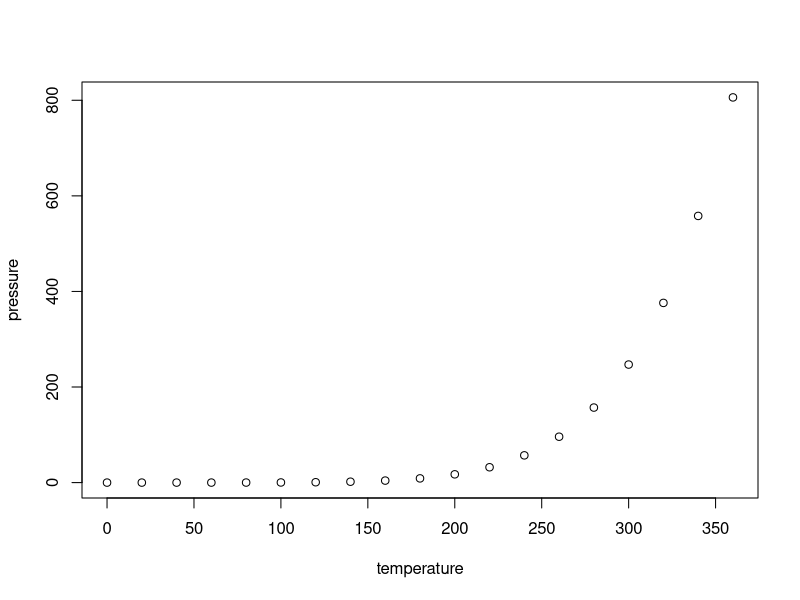
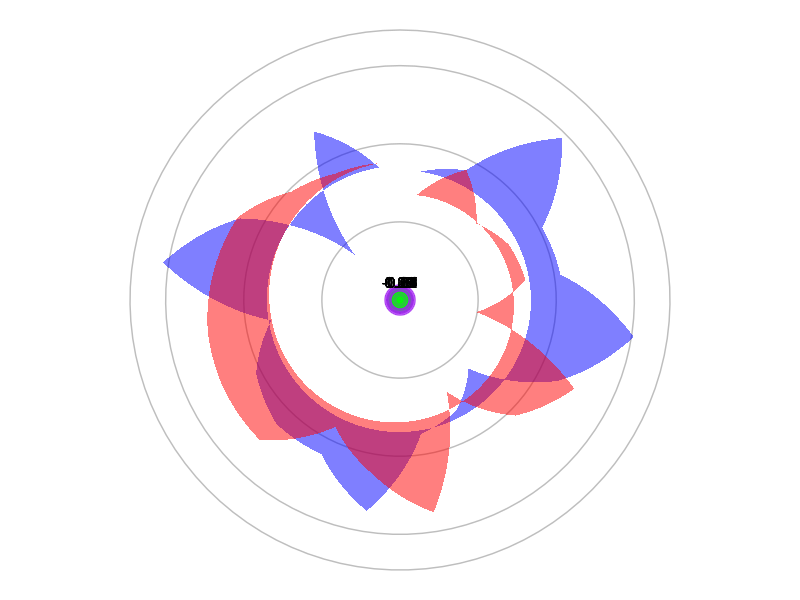
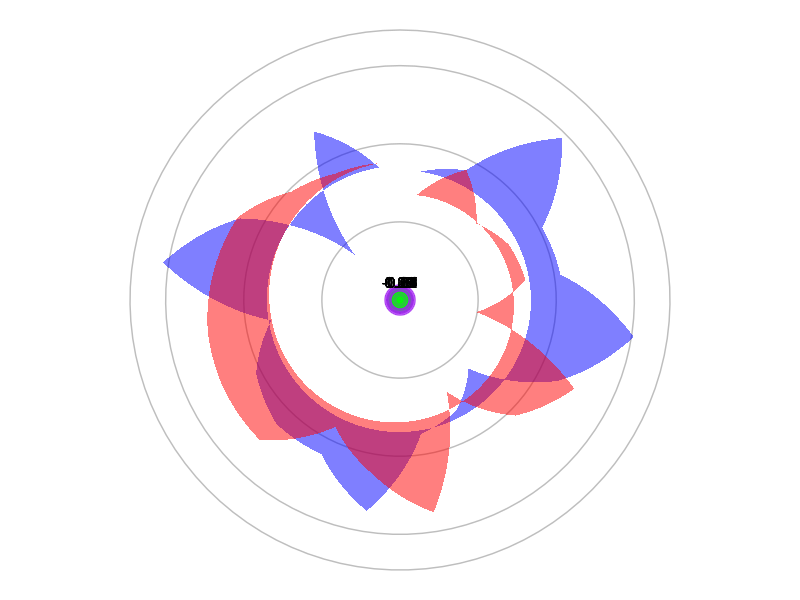

These charts were generated, in order, by the following R code:
## ---- chunk 1
knitr::opts_chunk$set(echo = TRUE)
## ---- chunk 2
summary(cars)
## ---- chunk 3
plot(pressure)
## ---- chunk 4
library(ggplot2)
library(dplyr)
library(tidyr)
library(scales)  # For breaks and labels

# Generate a dummy dataset
set.seed(123)  # for reproducibility
indices <- paste0("Index", sprintf("%03d", 1:20))
group_a <- abs(rnorm(20, mean = 10000, sd = 3000))  # Assume these are raw read values for Group A
group_b <- abs(rnorm(20, mean = 10000, sd = 3000))  # Assume these are raw read values for Group B
log2fc <- log2(group_a/group_b)  # Log2 Fold Change
type <- sample(c("up", "down"), 20, replace = TRUE)  # 'up' or 'down' type

data <- data.frame(
  Index = factor(indices, levels = indices),
  Group_A = group_a,
  Group_B = group_b,
  Log2FC = log2fc,
  Type = type
)

# Reshape data to long format using pivot_longer
data_long <- data %>% 
  pivot_longer(cols = c(Group_A, Group_B), names_to = "Group", values_to = "Value")

# Find range for axis breaks
value_range <- range(data_long$Value, na.rm = TRUE)
breaks_range <- pretty(c(0, value_range[2]), n = 5)  # Adjust 'n' to increase/decrease number of breaks

# Base plot
p <- ggplot(data_long, aes(x = Index, y = Value, group = Group, fill = Group)) +
  geom_polygon(alpha = 0.5) +
  coord_polar() +
  scale_fill_manual(values = c("Group_A" = "blue", "Group_B" = "red")) +
  theme_void() +
  theme(legend.position = "none")

# Bubbles for Log2FC
p <- p + geom_point(data = data, aes(x = Index, y = Log2FC, size = abs(Log2FC), color = Type), alpha = 0.7, inherit.aes = FALSE) +
  scale_size_area(max_size = 10) +
  scale_color_manual(values = c("up" = "green", "down" = "purple")) +
  guides(size = FALSE, color = FALSE)  # Hide the legends

# Text labels for Log2FC
p <- p + geom_text(data = data, aes(x = Index, y = Log2FC, label = sprintf("%.2f", Log2FC)), color = "black", vjust = -1, inherit.aes = FALSE)

# Adjust radial grid lines and labels
p <- p + theme(panel.grid.major.x = element_blank(),
               panel.grid.minor.x = element_blank(),
               panel.grid.major.y = element_line(color = "grey", size = 0.5),
               panel.grid.minor.y = element_blank()) +
  scale_y_continuous(breaks = breaks_range, labels = scales::comma)  # Use comma for thousands

# Print the plot
print(p)

ggsave("output/radial_plot.pdf")

